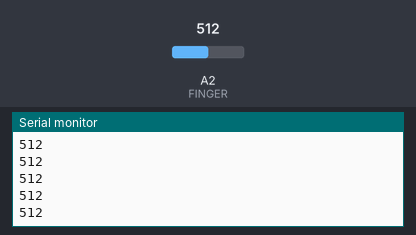
This sketch was run on a simulated Arduino Uno, built with avr-gcc and run on an emulated ATmega328P. On the bench: the last lines printed to the serial monitor. The inputs (shaded band) are chosen by the test bench; at power-on: A2 (FINGER) = 512. No radio packets arrive unless stated.

Above: at 1.2 s.
1.3 s: A2 (FINGER) set to 716
At 1.33 s:
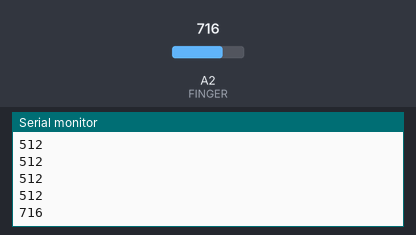
2.8 s: A2 (FINGER) set to 900
At 2.86 s:
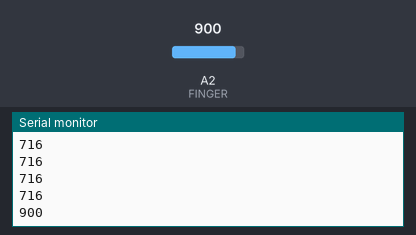
Timing chart, 0 to 5.8 s (numbered marks = the images above; inputs shaded):
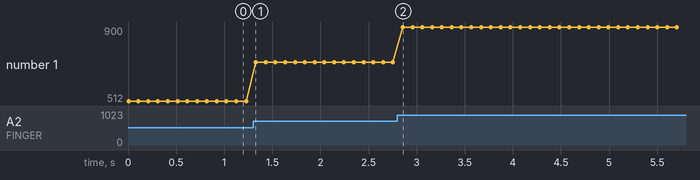

Measured:
- after the input at 1.3 s, the serial monitor: prints a new line at once (image 1)
- after the input at 2.8 s, the serial monitor: prints a new line after 0.06 s (image 2)
- plotted number 1: 512 → 716 after the input at 1.3 s, 716 → 900 after the input at 2.8 s

The sketch:

sketch_dec01f.ino
```cpp
#include <SPI.h>
#include <RF24.h>
#include <nRF24L01.h>

#define FINGER 2

RF24 radio(7, 8);
const byte address[10] = "00001";
int flex;
int x;

void setup() {

  Serial.begin(115200);
  radio.begin();
  radio.openWritingPipe(address);
  radio.setPALevel(RF24_PA_MIN);
  radio.stopListening();
}

void loop() {
  flex = analogRead(FINGER);
  Serial.println (flex);
  radio.write(&flex, sizeof(flex));
  delay(100);
}
```
